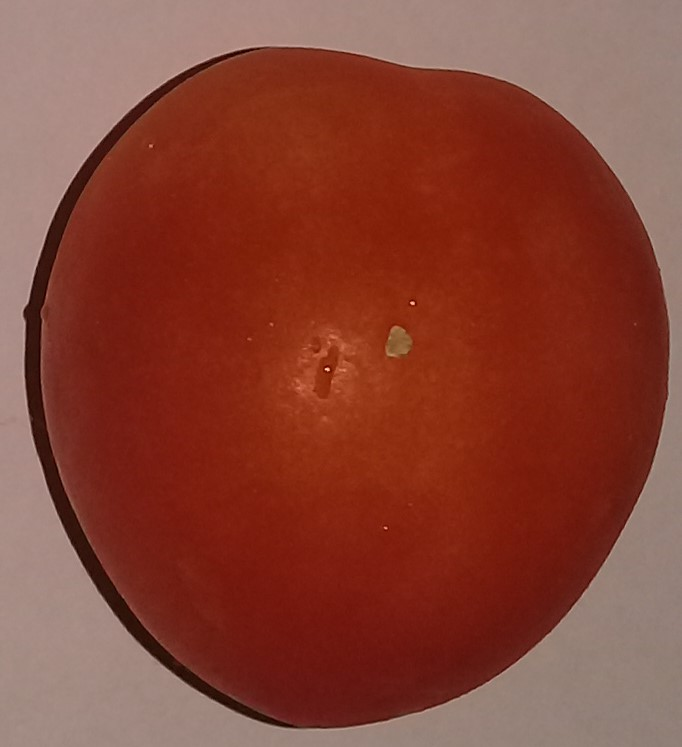
#> input picture img/1c.jpg, 682 x 747 px, given in place of Vid2.mp4, which was not available
$ python Sobel.py   (older library calls are emulated)
#> lines starting #> are read from the running program, lines starting #| are printed output that depends on the picture; pictures that were not available may be replaced by others from this repository, and a replacement may not be noted
# Python program to Edge detection
# using OpenCV in Python
# using Sobel edge detection
# and laplacian method
import cv2
import numpy as np

#Capture livestream video content from camera 0
cap = cv2.VideoCapture("Vid2.mp4")

while(1):

	# Take each frame
	_, frame = cap.read()
#> frame is the input picture: shape (747, 682, 3); mean B, G, R 52.5, 66.9, 134.9

	# Convert to HSV for simpler calculations
	hsv = cv2.cvtColor(frame, cv2.COLOR_BGR2HSV)
#> hsv: shape (747, 682, 3); mean H, S, V 5.6, 165.2, 134.9

	# Calcution of Sobelx
	sobelx = cv2.Sobel(frame,cv2.CV_64F,1,0,ksize=5)
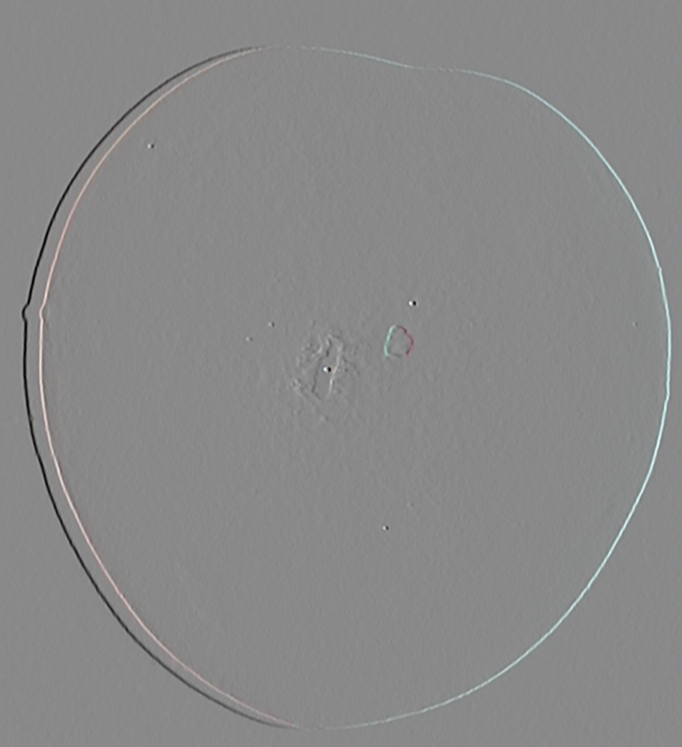
#> sobelx: shape (747, 682, 3) float64; mean B, G, R -2.5, -2.2, -3.5; drawn with min black and max white

	# Calculation of Sobely
	sobely = cv2.Sobel(frame, cv2.CV_64F, 0, 1, ksize=5)
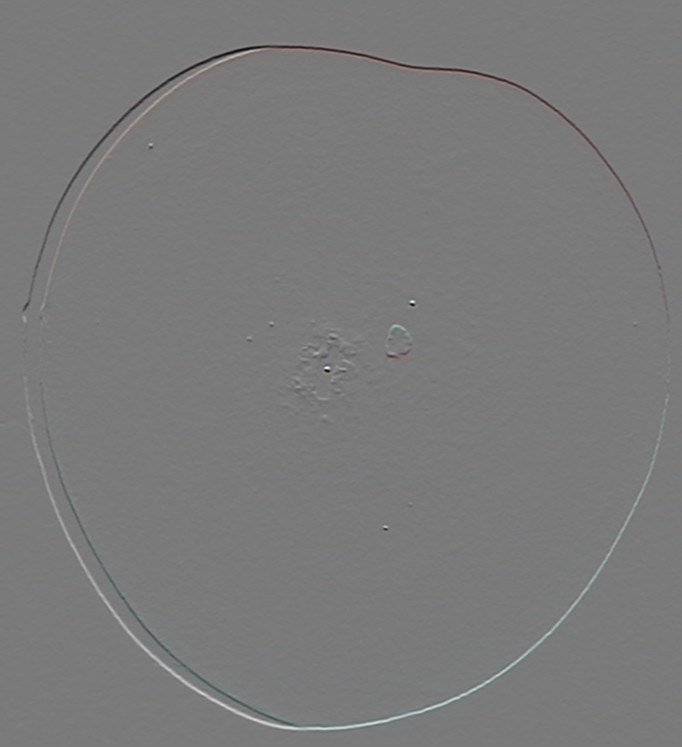
#> sobely: shape (747, 682, 3) float64; mean B, G, R -0.7, -0.5, -1.9; drawn with min black and max white

	# Calculation of Laplacian
	laplacian = cv2.Laplacian(frame,cv2.CV_64F)
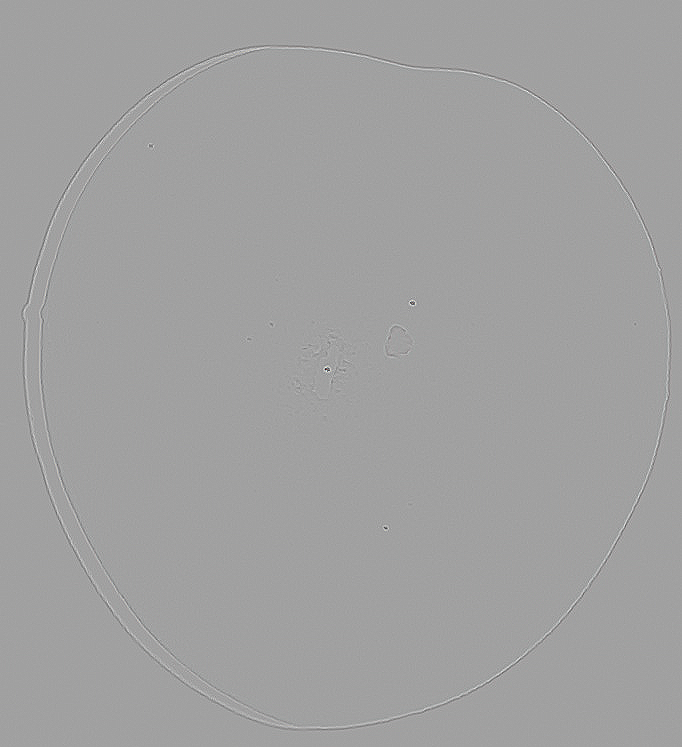
#> laplacian: shape (747, 682, 3) float64; mean B, G, R 0, 0, 0; drawn with min black and max white

	cv2.imshow('sobelx',sobelx)
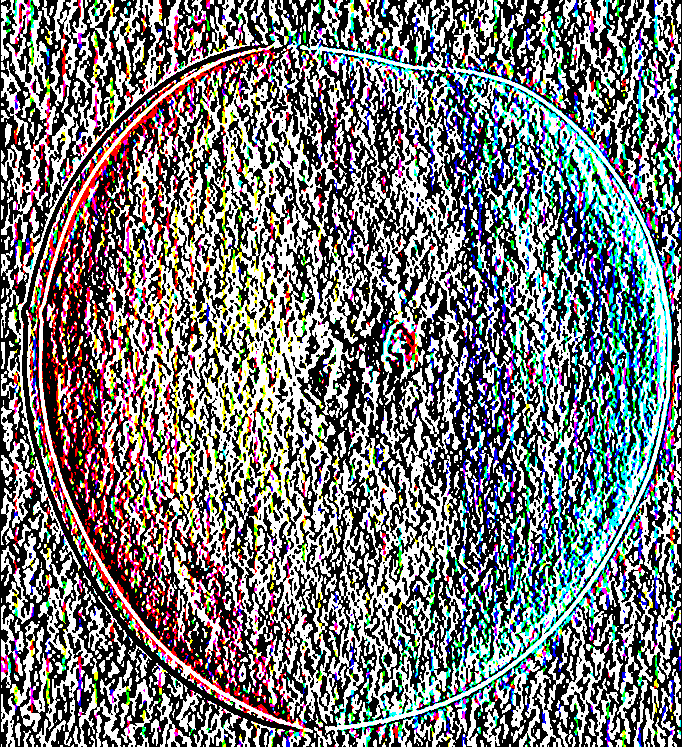
#> window 'sobelx': shape (747, 682, 3); mean B, G, R 121.6, 120.5, 119.9
	cv2.imshow('sobely',sobely)
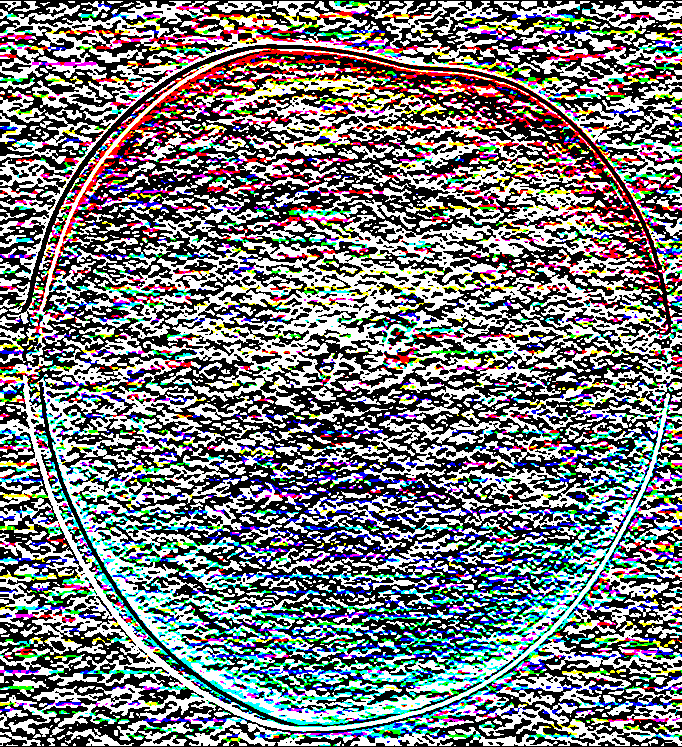
#> window 'sobely': shape (747, 682, 3); mean B, G, R 124.6, 122.8, 120.2
	cv2.imshow('laplacian',laplacian)
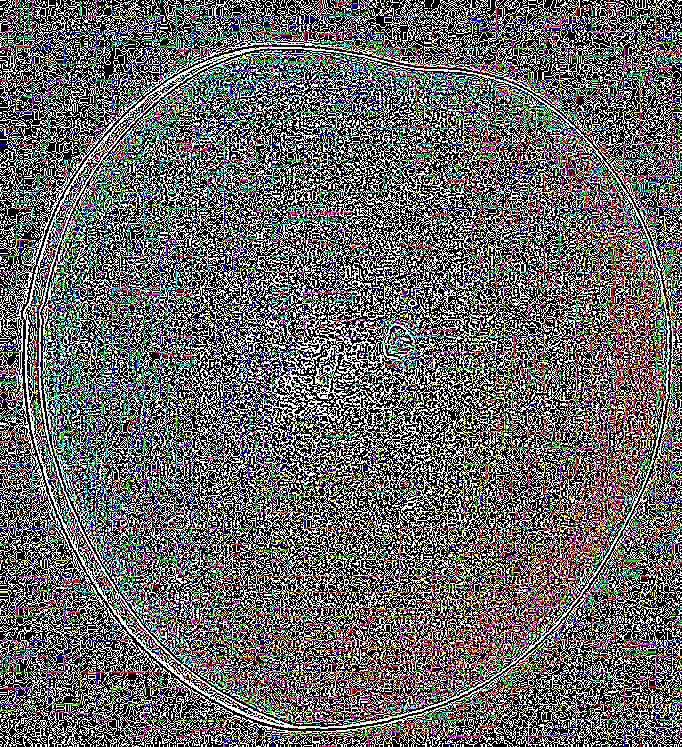
#> window 'laplacian': shape (747, 682, 3); mean B, G, R 103.2, 102.7, 103.2
	if cv2.waitKey(25) & 0xFF == ord("q"):
#> (key q is pressed here)
		break

cv2.destroyAllWindows()

#release the frame
cap.release()

$ run again, on img/2c.jpg
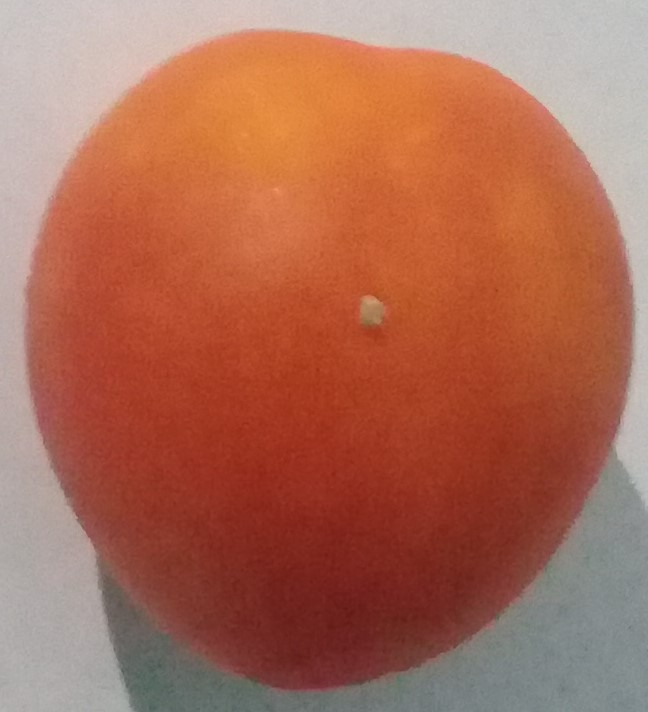
#> input picture img/2c.jpg, 648 x 712 px, given in place of Vid2.mp4, which was not available
#> frame is the input picture: shape (712, 648, 3); mean B, G, R 85.9, 107.1, 171.8
#> hsv: shape (712, 648, 3); mean H, S, V 14.3, 129, 172.5
#> `cv2.imshow('sobely',sobely)`:
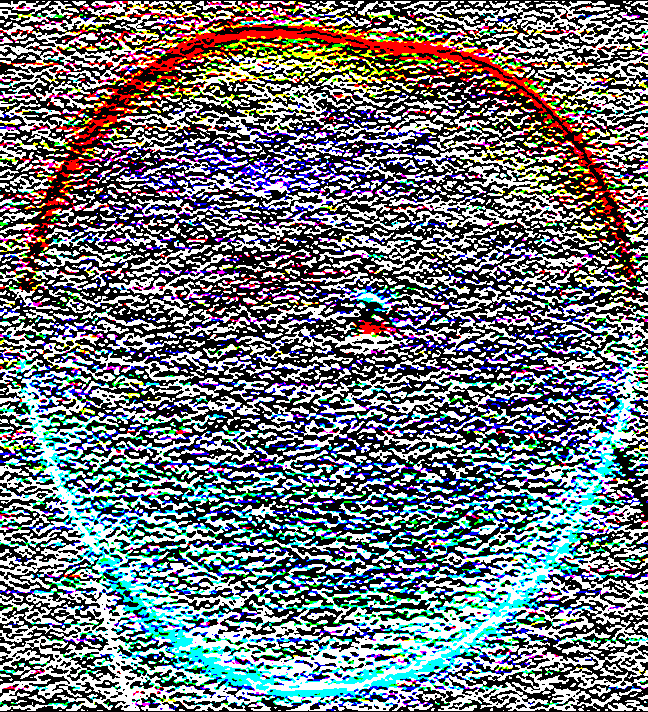
#> window 'sobely': shape (712, 648, 3); mean B, G, R 123.3, 118.8, 113.4
#> `cv2.imshow('laplacian',laplacian)`:
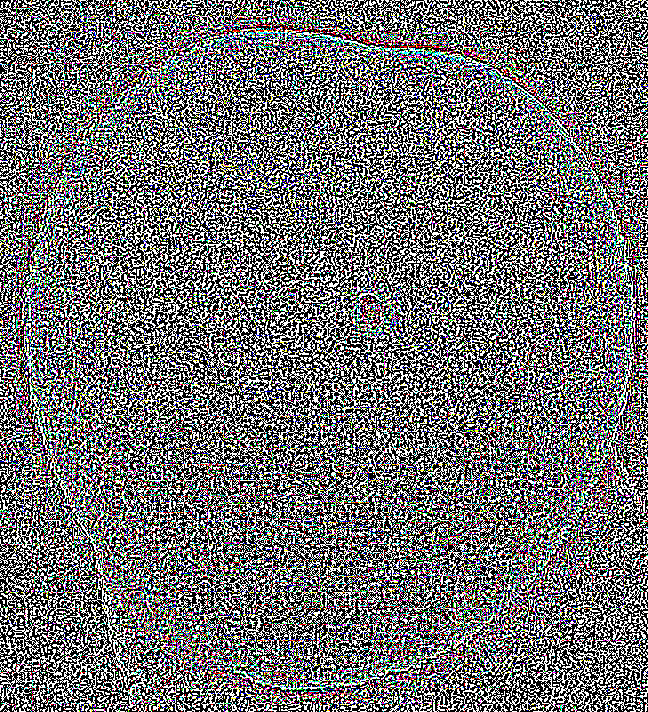
#> window 'laplacian': shape (712, 648, 3); mean B, G, R 111.5, 110.9, 111.4

$ run again, on img/3c.jpg
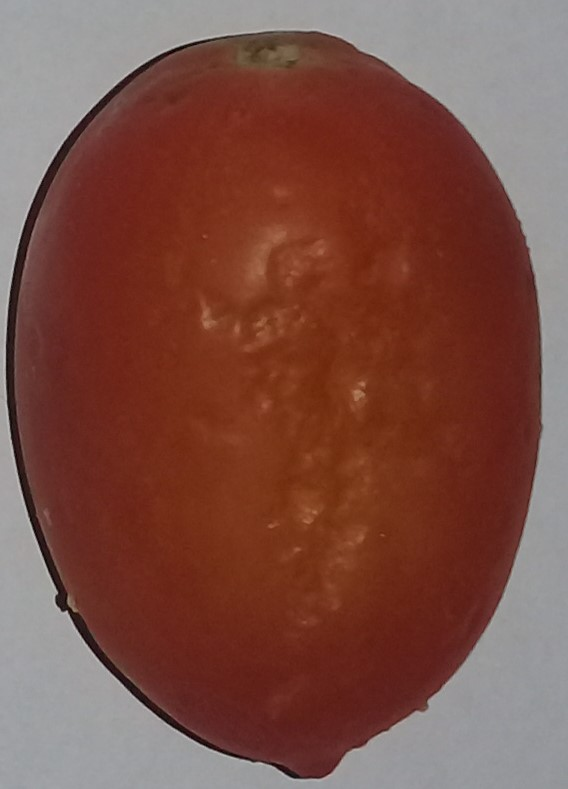
#> input picture img/3c.jpg, 568 x 789 px, given in place of Vid2.mp4, which was not available
#> frame is the input picture: shape (789, 568, 3); mean B, G, R 68.7, 78.8, 123.7
#> hsv: shape (789, 568, 3); mean H, S, V 31.1, 129.5, 124.3
#> `cv2.imshow('sobely',sobely)`:
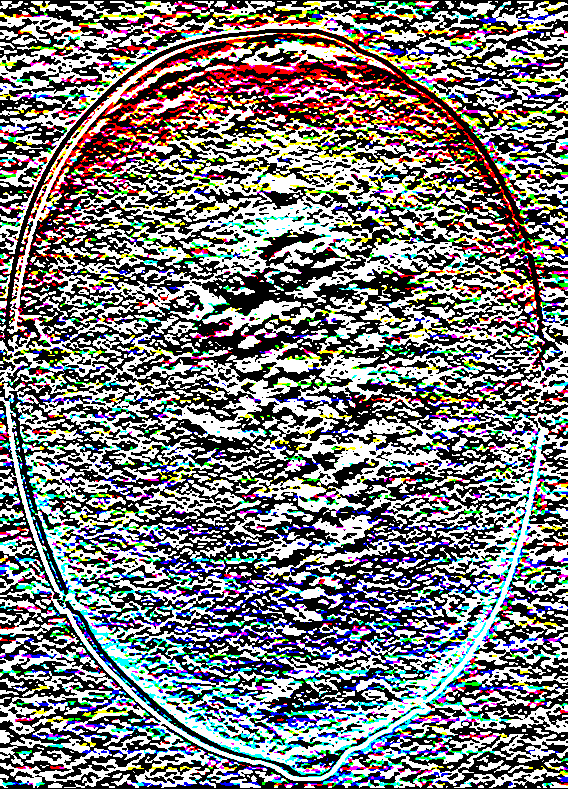
#> window 'sobely': shape (789, 568, 3); mean B, G, R 124.3, 123.8, 124
#> `cv2.imshow('laplacian',laplacian)`:
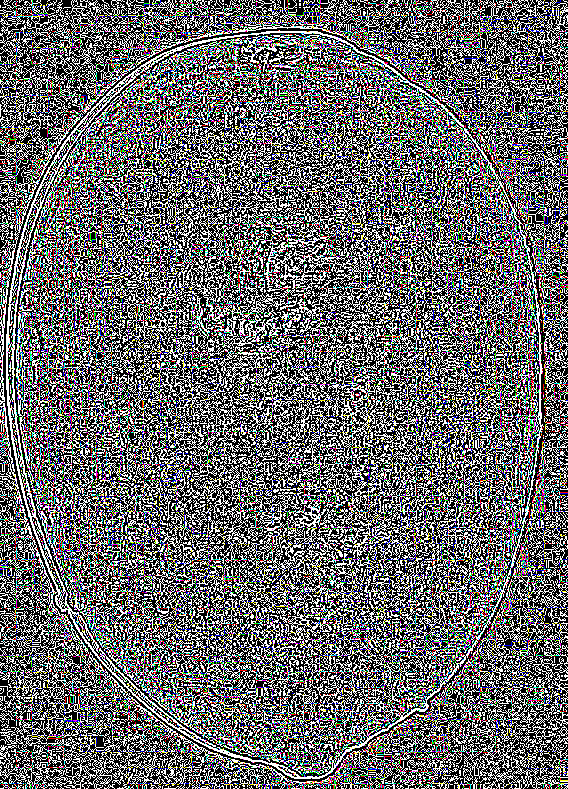
#> window 'laplacian': shape (789, 568, 3); mean B, G, R 104.8, 104.1, 104.3

$ run again, on img/4c.jpg
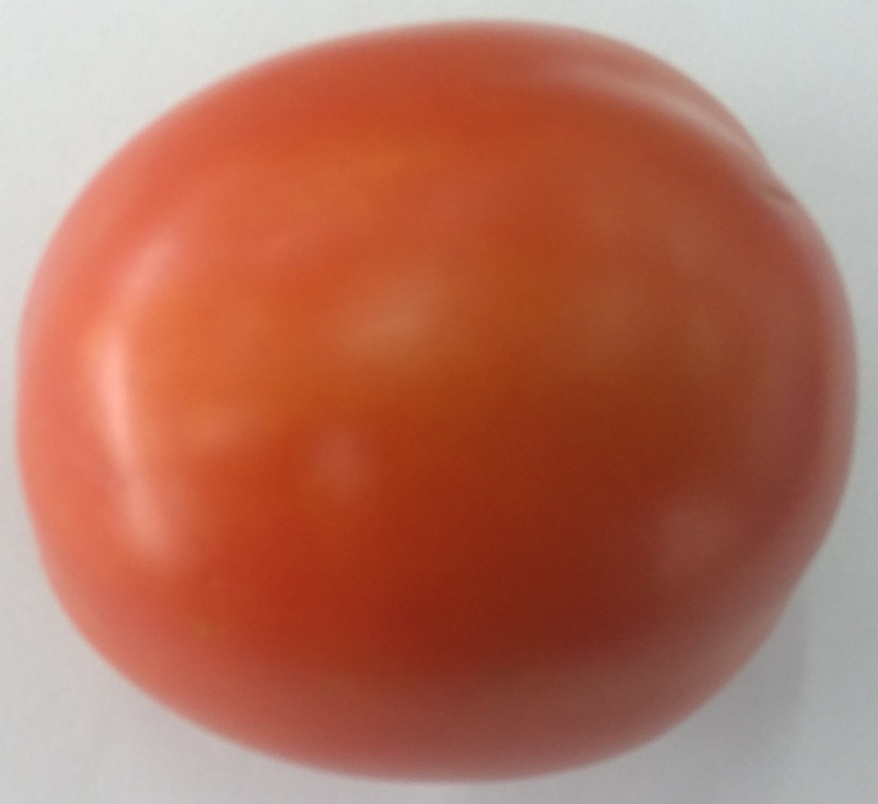
#> input picture img/4c.jpg, 878 x 804 px, shrunk from 1661 x 1521 before the run, given in place of Vid2.mp4, which was not available
#> frame is the input picture: shape (804, 878, 3); mean B, G, R 94.2, 113.1, 178.4
#> hsv: shape (804, 878, 3); mean H, S, V 20.4, 126.9, 178.9
#> `cv2.imshow('sobely',sobely)`:
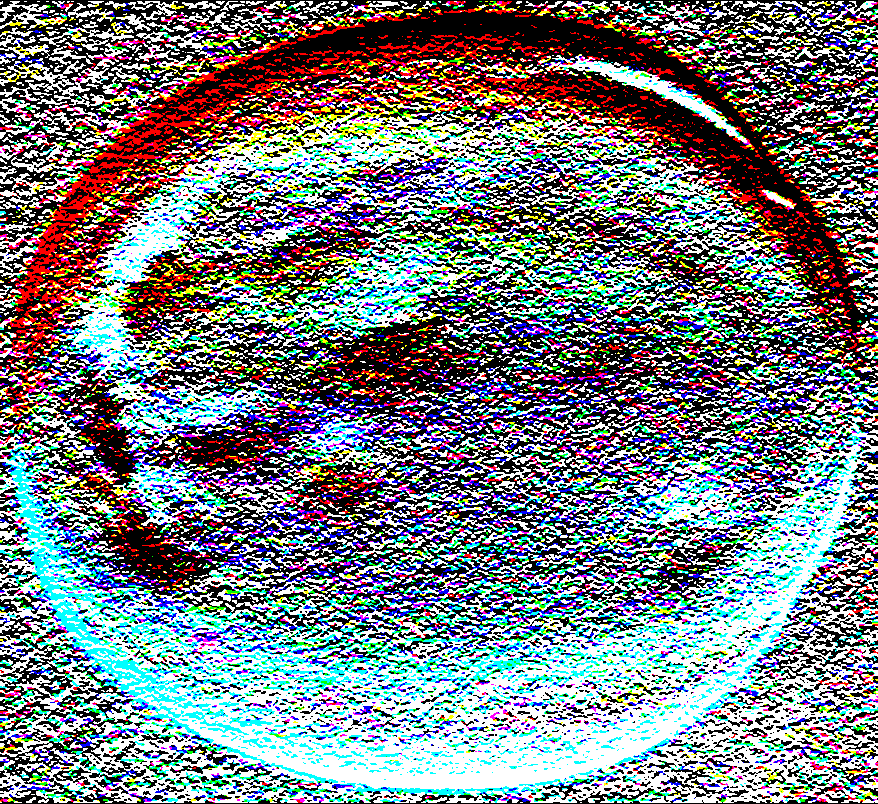
#> window 'sobely': shape (804, 878, 3); mean B, G, R 127.1, 124.1, 117.7
#> `cv2.imshow('laplacian',laplacian)`:
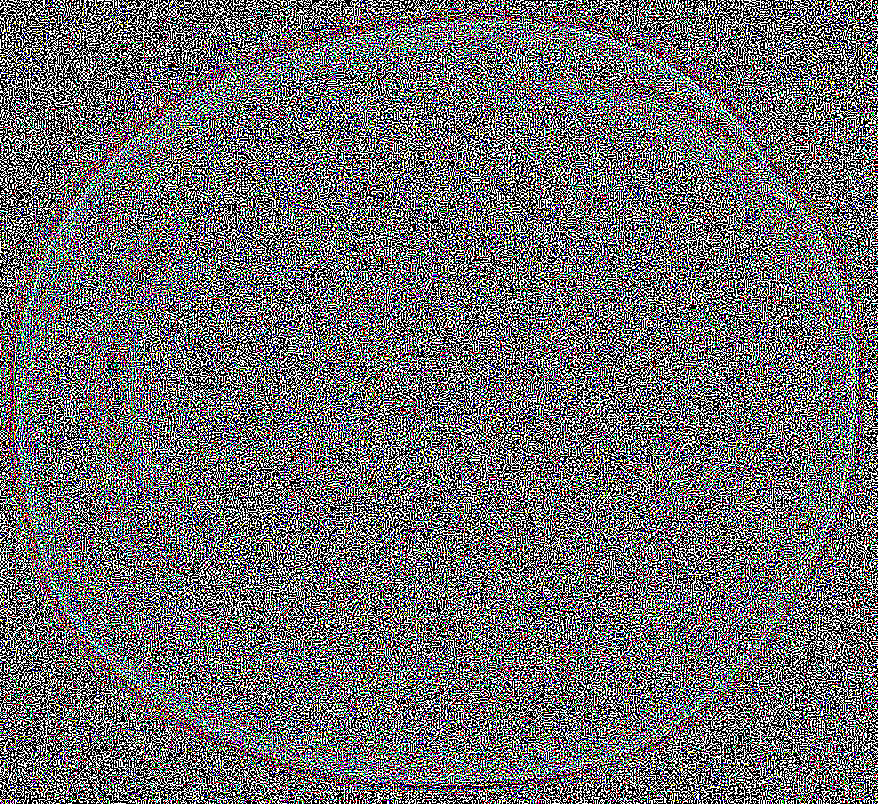
#> window 'laplacian': shape (804, 878, 3); mean B, G, R 109.3, 108.3, 108.9
